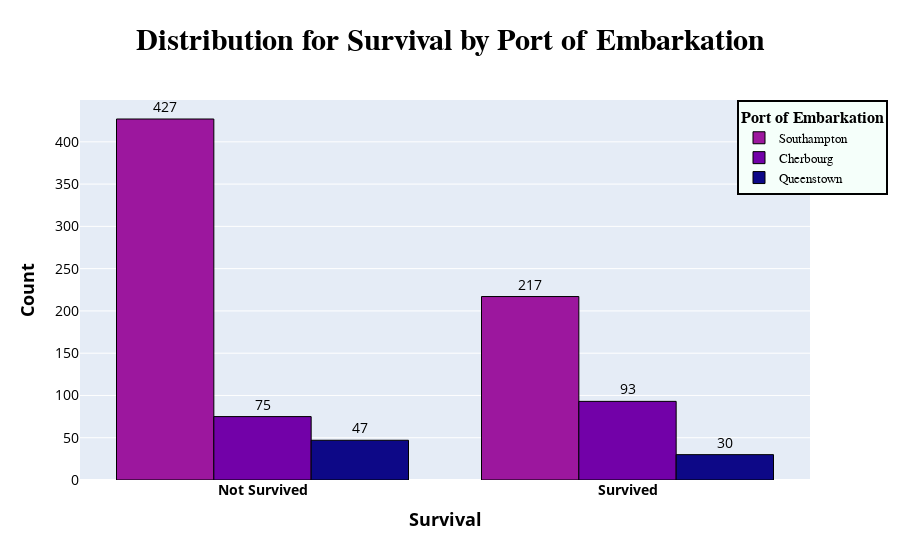

The notebook cell saved with this chart:
### Markdown cell above
**Note:** GitHub does not render interactive graphs. View the dynamic visualization by running the code locally for full interactivity or please try loading this page with nbviewer.org.

### Code cell
# Distribution for Survival by Embarked
fig = go.Figure()

embarked_colors = {'S': '#9c179e', 'C': '#7201a8', 'Q': '#0d0887'}
embarked_labels = {'S': 'Southampton', 'C': 'Cherbourg', 'Q': 'Queenstown'}

for embarked in ['S', 'C', 'Q']:
    filtered_df = df[df['Embarked'] == embarked]
    
    fig.add_trace(go.Bar(
        x=filtered_df['Survived'].value_counts().index.map({0: 'Not Survived', 1: 'Survived'}),
        y=filtered_df['Survived'].value_counts(),
        text=filtered_df['Survived'].value_counts(),
        textposition='outside',
        textfont=dict(size=14,color="black"),
        hovertemplate='<b>%{x}</b><br>Count: %{y}<br>',
        marker_color=embarked_colors[embarked], marker_line=dict(width=1, color='black'),
        name=f'{embarked_labels[embarked]}'
    ))

fig.update_xaxes(type='category', tickvals=[0, 1], ticktext=['<b>Not Survived</b>', '<b>Survived</b>'], tickfont_size=14, color ='black')
fig.update_yaxes(tickfont_size=14)

fig.update_layout(
    title='<b>Distribution for Survival by Port of Embarkation</b>',title_font_family="Times New Roman",title_font=dict(size=30),title_font_color="black",
    xaxis=dict(title='<b>Survival</b>', title_font=dict(size=18)),
    yaxis=dict(title='<b>Count</b>', title_font=dict(size=18), color='black'),
    title_x=0.5,
    barmode='group',
    legend=dict(title='<b>Port of Embarkation</b>', x=0.9, y=1, title_font_family="Times New Roman", font=dict(family="Courier",
            size=13, color="black"), bgcolor="mintcream", bordercolor="Black", borderwidth=2),
)

fig.show()

### Figure 1 — Plotly figure (JSON) as saved in the notebook; plotly's stock layout.template omitted (floating-point values rounded to 4 significant figures)
{"data": [{"hovertemplate": "<b>%{x}</b><br>Count: %{y}<br>", "marker": {"color": "#9c179e", "line": {"color": "black", "width": 1}}, "name": "Southampton", "text": [427, 217], "textfont": {"color": "black", "size": 14}, "textposition": "outside", "type": "bar", "x": ["Not Survived", "Survived"], "y": [427, 217]}, {"hovertemplate": "<b>%{x}</b><br>Count: %{y}<br>", "marker": {"color": "#7201a8", "line": {"color": "black", "width": 1}}, "name": "Cherbourg", "text": [93, 75], "textfont": {"color": "black", "size": 14}, "textposition": "outside", "type": "bar", "x": ["Survived", "Not Survived"], "y": [93, 75]}, {"hovertemplate": "<b>%{x}</b><br>Count: %{y}<br>", "marker": {"color": "#0d0887", "line": {"color": "black", "width": 1}}, "name": "Queenstown", "text": [47, 30], "textfont": {"color": "black", "size": 14}, "textposition": "outside", "type": "bar", "x": ["Not Survived", "Survived"], "y": [47, 30]}], "layout": {"autosize": true, "barmode": "group", "legend": {"bgcolor": "mintcream", "bordercolor": "Black", "borderwidth": 2, "font": {"color": "black", "family": "Courier", "size": 13}, "title": {"font": {"family": "Times New Roman"}, "text": "<b>Port of Embarkation</b>"}, "x": 0.9, "y": 1}, "title": {"font": {"color": "black", "family": "Times New Roman", "size": 30}, "text": "<b>Distribution for Survival by Port of Embarkation</b>", "x": 0.5}, "xaxis": {"autorange": true, "color": "black", "range": [-0.5, 1.5], "tickfont": {"size": 14}, "ticktext": ["<b>Not Survived</b>", "<b>Survived</b>"], "tickvals": [0, 1], "title": {"font": {"size": 18}, "text": "<b>Survival</b>"}, "type": "category"}, "yaxis": {"autorange": true, "color": "black", "range": [0, 449.5], "tickfont": {"size": 14}, "title": {"font": {"size": 18}, "text": "<b>Count</b>"}, "type": "linear"}}}
